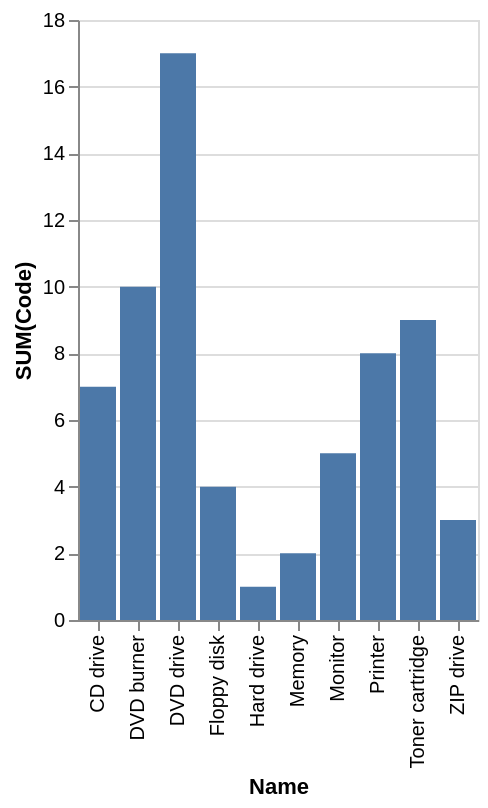

Vega-Lite specification for this chart:
### Vega-Lite specification from a JSON file in a GitHub repository (floating-point values rounded to 4 significant figures)
{"data": {"values": [{"x_data": "CD drive", "y_data": 7}, {"x_data": "DVD burner", "y_data": 10}, {"x_data": "DVD drive", "y_data": 17}, {"x_data": "Floppy disk", "y_data": 4}, {"x_data": "Hard drive", "y_data": 1}, {"x_data": "Memory", "y_data": 2}, {"x_data": "Monitor", "y_data": 5}, {"x_data": "Printer", "y_data": 8}, {"x_data": "Toner cartridge", "y_data": 9}, {"x_data": "ZIP drive", "y_data": 3}]}, "mark": "bar", "encoding": {"x": {"field": "x_data", "type": "nominal", "title": "Name", "sort": "ascending"}, "y": {"field": "y_data", "type": "quantitative", "title": "SUM(Code)"}}}
